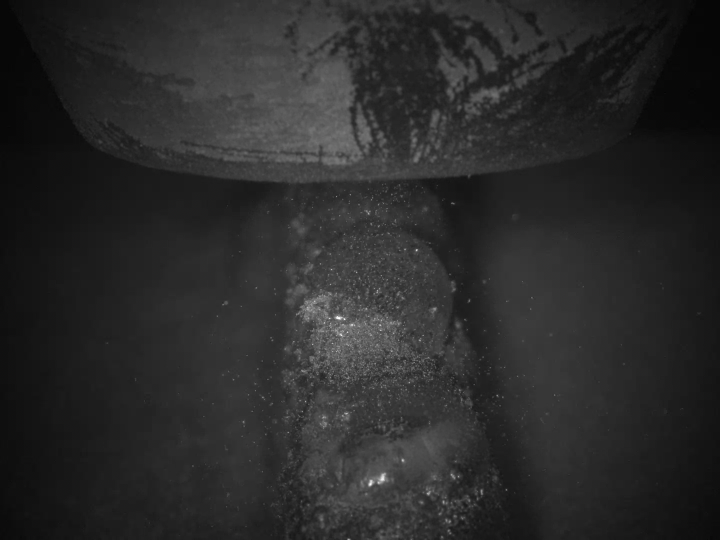
#> input picture Images/Inputs/Set1/20240816-161944712534-0002.png, 1440 x 1080 px (shown at 1/2 size)
$ jupyter execute Clustering.ipynb
#> lines starting #> are read from the running program, lines starting #| are printed output that depends on the picture
### myfuncs/funcs.py
import matplotlib.pyplot as plt
import numpy as np
from skimage.io import imread, imshow, imsave
from skimage import data
from skimage.util import img_as_ubyte
from skimage.filters.rank import entropy
from skimage.morphology import disk
from skimage.color import rgb2hsv, rgb2gray, rgb2yuv
from skimage import feature
from skimage import filters
from sklearn.cluster import KMeans
from math import sqrt
from skimage import segmentation
import os, glob

# Declares a set of functions used in the files:
#   1. Fuzzy Detection.ipynb"""

# comparers

def comparer_duo(img1, img2):
    """
    Plots the two images input into

    Paramters
    ---------
    img1, img2 : numpy.ndarray
        The image in RGB format. By default the final dimension denotes
        channels
    """
    fig, axs = plt.subplots(1,2, figsize=(8,14), dpi=200)
    imgs = [img1, img2]
    for n, ax in enumerate(axs.flatten()):
        ax.set_axis_off()
        ax.imshow(imgs[n])
    fig.tight_layout()


# [77 lines left out: functions entropy_checker, threshold_checker, entropy_based_thresholder, not called in this run]


def apply_kmeans(img, k: int=2):
    '''
    Apply K-Means Clustering on an image. Returns a 2-D image

    Parameters
    ----------

    img : numpy.ndarray
        The image in RGB format. By default the final dimension denotes
        channels.

    k : int
        the number of clusters in the final image
    '''
    # Datatype check
    assert isinstance(k, int), "Clusters k must be an integer!"

    #reshape image
    reshaped_image = img.reshape(img.shape[0]*img.shape[1], img.shape[2])

    #apply clustering
    clustering = KMeans(n_clusters=k, random_state=0)
    clustering.fit(reshaped_image)

    # reshape labels to mask
    mask = clustering.labels_
    kmeans_img = mask.reshape(img.shape[0], img.shape[1])

    return kmeans_img

# Utility functions

# [186 lines left out: functions peak_finder, local_peaks_finder, open_image_set, smoother, fourier1D, fourier1D_combined, not called in this run]

### Clustering.ipynb
# Clustering and Segmentation

[cell 1]
import matplotlib.pyplot as plt
import numpy as np
from skimage import filters
from skimage.io import imread, imshow, imsave
from skimage.color import rgb2hsv, rgb2gray, rgb2yuv
from sklearn.cluster import KMeans
from matplotlib.patches import Rectangle
from myfuncs import funcs

First we crop to the desired ROI

[cell 2]
img = imread('Images/Inputs/Set1/20240816-161944712534-0002.png')
#> img is the input picture: shape (1080, 1440, 3); mean R, G, B 42.2, 42.2, 42.2
img_cropped = img[400:750, 450:1050]
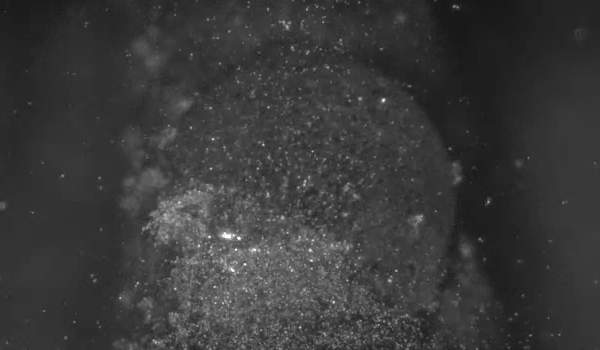
#> img_cropped: shape (350, 600, 3); mean R, G, B 57.8, 57.8, 57.8

fig, (ax1, ax2) = plt.subplots(1,2, figsize=(8,3.3), dpi=200)

fig.suptitle('Cropping to relevant features')

ax1.set_title('Original Image '+str(img.shape))
ax1.imshow(img)
ax1.add_patch(Rectangle((450, 400), 600, 350, color='red', fill=False, lw=1))
ax1.annotate('Torch', xy=(400,200), xytext=(200,400), color='white',
             arrowprops=dict(facecolor='white', shrink=0.01, width=2))
ax1.annotate('Deposit', xy=(750,850), xytext=(300,950), color='white',
             arrowprops=dict(facecolor='white', shrink=0.01, width=2))
ax1.set_axis_off()

ax2.set_title('Region of Interest (ROI) '+str(img_cropped.shape))
ax2.imshow(img_cropped)
ax2.set_axis_off()

fig.tight_layout()
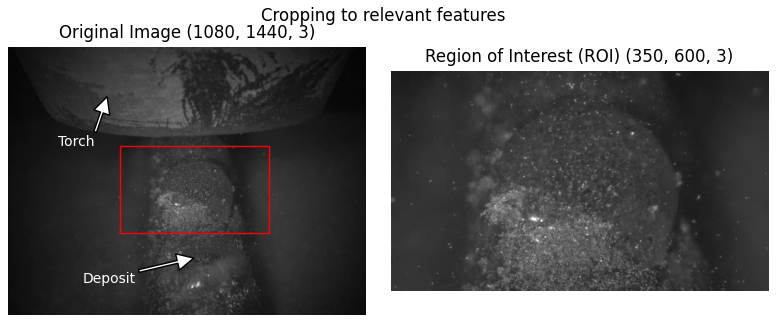
#> figure drawn by matplotlib, 2 panels

## Applying K-Means

[cell 3]
fig, axs = plt.subplots(1, 3, figsize=(8, 3.3), dpi=200)

titles = ['Original', 'Clusters = 2', 'Clusters = 3']

imgs = [img_cropped, funcs.apply_kmeans(img_cropped, 2), funcs.apply_kmeans(img_cropped, 3)]

for n, ax in enumerate(axs.flatten()):
    ax.set_title(titles[n])
    ax.imshow(imgs[n])
    ax.set_axis_off()

fig.tight_layout()
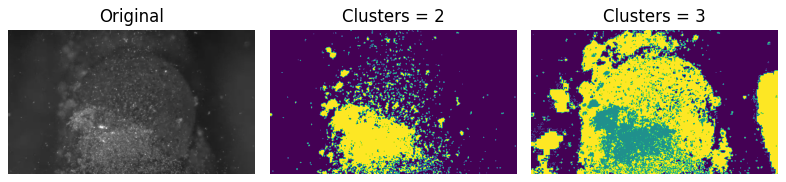
#> figure drawn by matplotlib, 3 panels

Clearly not ideal.

we try applying gaussian blur before the analysis

[cell 4]
img_blur = filters.gaussian(img_cropped, sigma=1)
funcs.comparer_duo(img_cropped, img_blur)
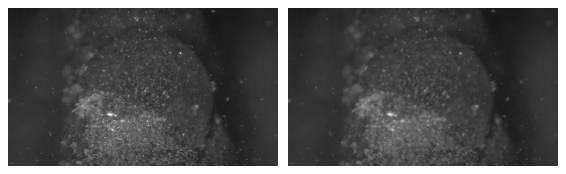
#> figure drawn by matplotlib, 2 panels

[cell 5]
funcs.comparer_duo(funcs.apply_kmeans(img_cropped, 3), funcs.apply_kmeans(img_blur, 3))
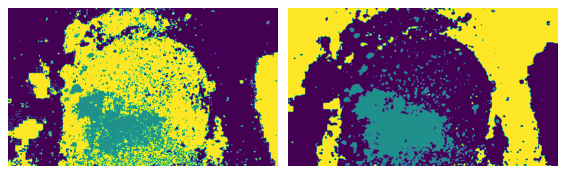
#> figure drawn by matplotlib, 2 panels
